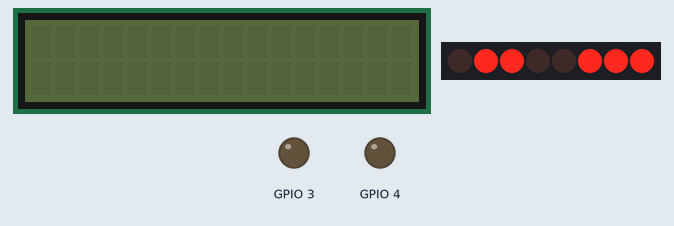
This sketch was run on a simulated ESP32. Shown: 16×2 character LCD, 8 port-expander outputs drawn as a row of LEDs (first output left, lit = HIGH), output pins drawn as LEDs (lit = HIGH). What the sketch prints to the serial monitor is not drawn.

Above: at 16.8 s.
At 17.8 s:
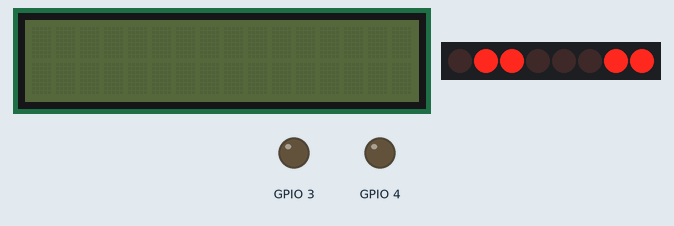
At 18.9 s:
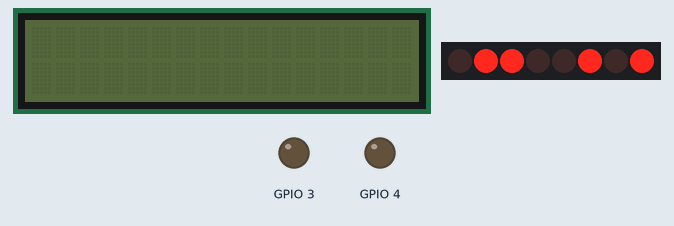
At 20.9 s:
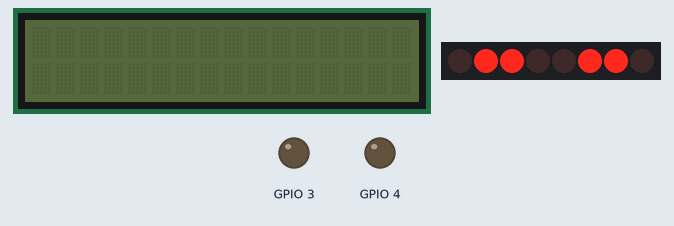
At 27.4 s:
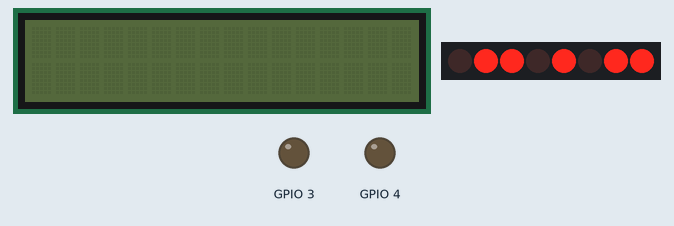
At 38.4 s:
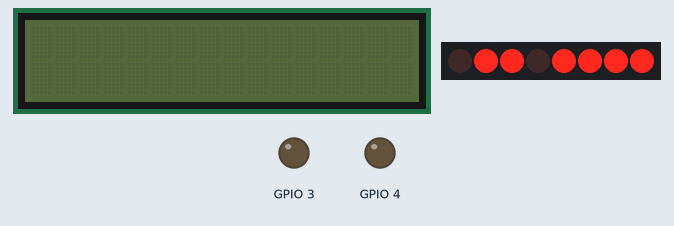
Timing chart, 0 to 40.0 s (numbered marks = the images above):
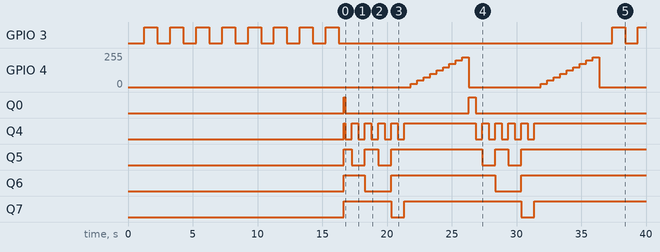

Measured:
- by itself, GPIO 3: goes 7 × (HIGH 1.0 s, LOW 1.0 s), HIGH 1.0 s, LOW 21.1 s, HIGH 1.0 s, LOW 1.0 s, then HIGH
- by itself, GPIO 4: 0/255 → 25/255 at 21.8 s, → 50/255 0.50 s later, → 75/255 0.50 s later, → 100/255 0.50 s later, … (20 changes in this stretch)
- by itself, Q0: LOW → HIGH at 16.7 s, → LOW 0.11 s later, → HIGH 9.5 s later, → LOW 0.50 s later
- by itself, Q4: goes HIGH 0.11 s, 4 × (LOW 0.50 s, HIGH 0.50 s), LOW 0.51 s, HIGH 5.5 s, 4 × (LOW 0.50 s, HIGH 0.50 s), LOW 0.51 s, then HIGH
- by itself, Q5: LOW → HIGH at 16.7 s, → LOW 0.61 s later, → HIGH 1.0 s later, → LOW 1.0 s later, … (9 changes in this stretch)
- by itself, Q6: goes HIGH 1.6 s, LOW 2.0 s, HIGH 8.0 s, LOW 2.0 s, then HIGH
- by itself, Q7: goes HIGH 3.6 s, LOW 1.0 s, HIGH 9.0 s, LOW 1.0 s, then HIGH

The sketch:

Lab3Part2.ino
```cpp
// Filename:    Lab3Part2.ino
// Author:      Christopher Andrade (2221525), Theo Favour (2169814)
// Date:        07/15/24
// Description: This file contains 4 different tasks of changing priority which are then run according
//              to their current priority by use of a TCB.

#include <Wire.h>
#include <LiquidCrystal_I2C.h>

// Function prototypes
void blinkLED();
void counter();
void playBuzzer();
void printAlpha();

// TCB struct containing, task/function pointer, priority and variables concerning task status
struct TCB {
 void (*taskFunction)();    // Pointer to the task function
 bool isRunning;            // State of the task
 bool isDone;               // Whether the task is completed or not
 int priority;              // The priority level of the task
};

LiquidCrystal_I2C lcd(0x27, 16, 2); // Initialize the LCD

// Creation of structs corresponding to a unique task with unique priority
struct TCB LED      = {blinkLED   , false, false, 4};
struct TCB Count10  = {counter    , false, false, 3};
struct TCB Buzz     = {playBuzzer , false, false, 2};
struct TCB Alpha    = {printAlpha , false, false, 1};

// Creation and placement of tasks into larger TCB array
struct TCB tasks[4] = {LED, Count10, Buzz, Alpha};

void setup() {
  Serial.begin(115200);

  // Initialize LCD and I2C communication
  Wire.begin();
  lcd.init();

  // Initialize LED pin
  pinMode(D2, OUTPUT);
  digitalWrite(D2, LOW);

  // Initialize Buzzer pin and corresponding LEDC PWM module
  pinMode(D3, OUTPUT);
  ledcSetup(0, 1000, 12);     // PWM channel 0, arbitrary frequency of 1000 Hz, and 12 bits
  ledcAttachPin(D3, 0);
  ledcWrite(0, 0);

  delay(200);
}

void loop() {
  // Check if all tasks done
  if(tasks[0].isDone && tasks[1].isDone && tasks[2].isDone && tasks[3].isDone) {
    // Reset status and change priority of all tasks/functions
    for(int i = 0; i < 4; i++) {
      tasks[i].isDone = false;
      tasks[i].isRunning = false;
      tasks[i].priority = tasks[i].priority % 4 + 1;
    }
  }

  // Find next task to run based on highest priority remaining
  int nextTaskIndex = -1;     // Initialize taskindex to 1, corresponds to no task
  int nextTaskPriority = -1;  // Priority should be overwritten immediately if a valid task is found
  for(int i = 0; i < 4; i++) {
    // Next task determined if it is not running, done and if it has a greater priority than current highest priority
    if(!tasks[i].isDone && !tasks[i].isRunning && tasks[i].priority > nextTaskPriority) {
      nextTaskIndex = i;
      nextTaskPriority = tasks[i].priority;
    }
  }

  // if a valid task to run has been found
  if (nextTaskIndex != -1) {
    tasks[nextTaskIndex].isRunning = true;
    tasks[nextTaskIndex].taskFunction();            // Call function/task
    tasks[nextTaskIndex].isDone = true;
    tasks[nextTaskIndex].isRunning = false;
    Serial.println(tasks[nextTaskIndex].priority);  // Print priority of task after completion
  }
}

// Description: Blink an off-board LED on/off at 1000ms intervals (8 times each)
void blinkLED() {
  int count = 0;
  long startTime = millis();

  // Toggle (on/off) LED 16 times
  while(count < 16) {
    if(millis()-startTime > 1000) {
      digitalWrite(D2, !digitalRead(D2)); // Toggle LED pin

      // increment count and reset startTime
      startTime = millis();
      count++;
    }
  }

  // Print task name
  Serial.print("LED Blinker: ");
}

// Description: Counts from 1-10 at .5 second intervals on the off-board LCD
void counter() {
  // Create arrays with instructions for clearing the LCD and setting the cursor to the first line
  uint8_t clear[]  = { 0x0C, 0x08, 0x1C, 0x18 };
  uint8_t cursor[] = { 0x8C, 0x88, 0x0C, 0x08 };

  // Transmit array of instructions corresponding to clearing the LCD
  Wire.beginTransmission(0x27);
  Wire.write(clear, 4);
  Wire.endTransmission();
  delay(2);

  // Transmit array of instructions corresponding to setting the cursor to the first line
  Wire.beginTransmission(0x27);
  Wire.write(cursor, 4);
  Wire.endTransmission();
  delay(2);

  // Creation of array to contain bytes corresponding to counting 1-10 on LCD
  uint8_t countBytes[44];

  // Creation of data bytes corresponding to counting 1-9 on LCD
  for(int i = 0; i < 9; i++) {
    uint8_t currChar = i+49;
    countBytes[4*i]    = 0x0D | (currChar & 0xF0);          // Mask upper bits of char with HIGH enable bit instruction
    countBytes[4*i+1]  = 0x09 | (currChar & 0xF0);          // Mask upper bits of char with LOW enable bit instruction
    countBytes[4*i+2]  = 0x0D | (currChar << 4);            // Shift and mask lower bits of char with HIGH enable bit instruction
    countBytes[4*i+3]  = 0x09 | (currChar << 4);            // Shift and mask lower bits of char with LOW enable bit instruction
  }

  // "Hard coding" of bytes representing printing of 1 and 0 (10) into byte array sent to LCD
  countBytes[36] = 0x0D | (uint8_t)(49 & 0xF0);
  countBytes[37] = 0x09 | (uint8_t)(49 & 0xF0);
  countBytes[38] = 0x0D | (uint8_t)(49 << 4);
  countBytes[39] = 0x09 | (uint8_t)(49 << 4);

  countBytes[40] = 0x0D | (uint8_t)(48 & 0xF0);
  countBytes[41] = 0x09 | (uint8_t)(48 & 0xF0);
  countBytes[42] = 0x0D | (uint8_t)(48 << 4);
  countBytes[43] = 0x09 | (uint8_t)(48 << 4);

  uint8_t* countBytesPtr;     // Pointer to specific index within created countBytes array
  int count = 0;
  long startTime = millis();

  // Loop 10 times to count up on LED
  while(count < 10) {
    if(millis()-startTime >= 500) {
      countBytesPtr = &countBytes[count*4];   // pointer depends on current count

      // Transmit array of instructions corresponding to setting the cursor to the first line
      Wire.beginTransmission(0x27);
      Wire.write(cursor, 4);
      Wire.endTransmission();
      delay(2);

      // Transmit array of instructions corresponding to next number to be displayed on LCD
      Wire.beginTransmission(0x27);
      Wire.write(countBytesPtr, 4);
      Wire.endTransmission();
      delay(2);

      // Increment count and update start time
      startTime = millis();
      count++;
    }
  }

  // Set pointer to index of 40, only bytes corresponding to transmitting 10 (1 and 0) remain.
  countBytesPtr = &countBytes[40];

  // Transmit 10 to LCD
  Wire.beginTransmission(0x27);
  Wire.write(countBytesPtr, 4);
  Wire.endTransmission();
  delay(2);

  // Print task name
  Serial.print("Counter: ");
}

// Description: Plays a 10 note melody using the passive buzzer
void playBuzzer() {
  int count = 0;
  long startTime = millis();

  // Play 10 different notes of ascending duty rate every 500 ms
  while(count < 10) {
    if(millis()-startTime >= 500) {
      ledcWrite(0, (count+1)*400);
      startTime = millis();
      count++;
    }
  }

  // Turn off passive Buzzer
  ledcWrite(0, 0);

  // Print task name
  Serial.print("Music Player: ");
}

// Description: Prints alphabet with characters seperated by commas to Serial Monitor
void printAlpha() {
  // Loop through numbers 0-25 and normalize (+65) to obtain corresponding ASCII characters
  for(int i = 0; i < 26; i++) {
    Serial.print((char)(i+65));

    // Do not print "," if last Character (Z)
    if(i != 25) {
      Serial.print(',');
    }
  }
  Serial.println();

  // Print task name
  Serial.print("Alphabet Printer: ");
}
```
